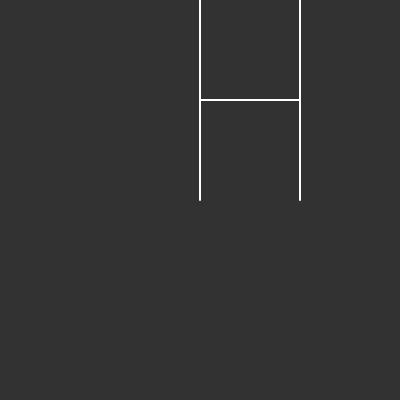
Frame 1 (no input)
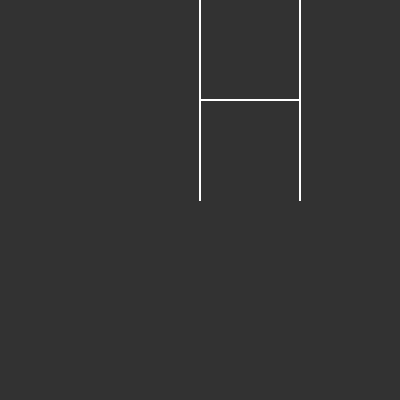
Frame 60 (no input)
Frame 120 (the mouse pressed at the canvas centre since frame 60): identical to frame 60, image omitted

The p5.js sketch that drew these frames (run headless with seeded random() and noise() and a simulated clock; from frame 60 on, the mouse is pressed at the canvas centre):

// p5.js sketch
// ── sketch.js
var current = "A"
var next = ""
var count = 0
var posY = 20
var s = []

function setup() {
    
	createCanvas(400, 400);
	angleMode(DEGREES)

	background(50);
	stroke(255);
	strokeWeight(2)
	noFill();

	// console.log("Generation " + count + ": " + current)
	current = "F[RF[RF]LF]F"

}


function draw() {

	var step_size = 100
	var tx = width/2
	var ty = height/2
	var ta = 90 

	for (var c of current) {
		// console.log(i)
		if (c == 'F') {
			var new_x = tx + (step_size * cos(ta))
			var new_y = ty - (step_size * sin(ta))
			line(tx, ty, new_x, new_y)
			tx = new_x
			ty = new_y

		} else if (c == 'L') {
			ta += 90

		} else if (c == 'R') {
			ta -= 90
		} else if (c == '[') {
			s.push(tx)
			s.push(ty)
			s.push(ta)
		} else if (c == ']') {
			ta = s.pop()
			ty = s.pop()
			tx = s.pop()
		} else {

		}


	}

}

function mouseClicked() {

	for (var i = 0; i < current.length; i++) {
		let c = current[i]

		if (c == 'A') {
			next+="AB"
		} else if (c == 'B') {
			next+="A"
		}
	}

	current = next
	next = ""
	count++

	// console.log("Generation " + count + ": " + current)
	text("Generation " + count + ": " + current, 0, posY)
	posY+=20

}
